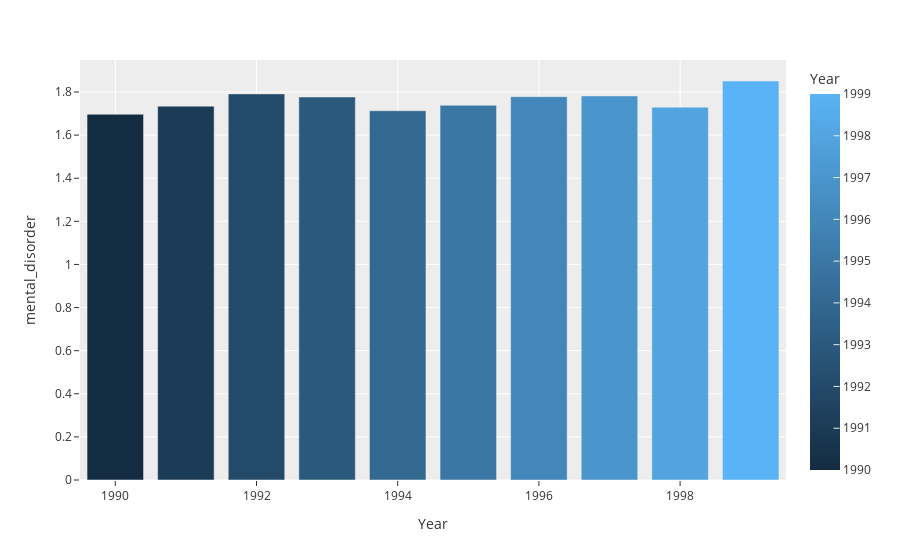

The notebook cell saved with this chart:
### Code cell
fig=px.bar(data.head(10),x='Year',y='mental_disorder',color='Year',template='ggplot2')
fig.show()

### Figure 1 — Plotly figure (JSON) as saved in the notebook; plotly's stock layout.template omitted (floating-point values rounded to 4 significant figures)
{"data": [{"alignmentgroup": "True", "hovertemplate": "Year=%{marker.color}<br>mental_disorder=%{y}<extra></extra>", "legendgroup": "", "marker": {"color": [1990, 1991, 1992, 1993, 1994, 1995, 1996, 1997, 1998, 1999], "coloraxis": "coloraxis", "pattern": {"shape": ""}}, "name": "", "offsetgroup": "", "orientation": "v", "showlegend": false, "textposition": "auto", "type": "bar", "x": [1990, 1991, 1992, 1993, 1994, 1995, 1996, 1997, 1998, 1999], "xaxis": "x", "y": [1.697, 1.734, 1.791, 1.777, 1.713, 1.738, 1.778, 1.782, 1.729, 1.851], "yaxis": "y"}], "layout": {"barmode": "relative", "coloraxis": {"colorbar": {"title": {"text": "Year"}}, "colorscale": [[0, "rgb(20,44,66)"], [1, "rgb(90,179,244)"]]}, "legend": {"tracegroupgap": 0}, "margin": {"t": 60}, "xaxis": {"anchor": "y", "domain": [0, 1], "title": {"text": "Year"}}, "yaxis": {"anchor": "x", "domain": [0, 1], "title": {"text": "mental_disorder"}}}}
